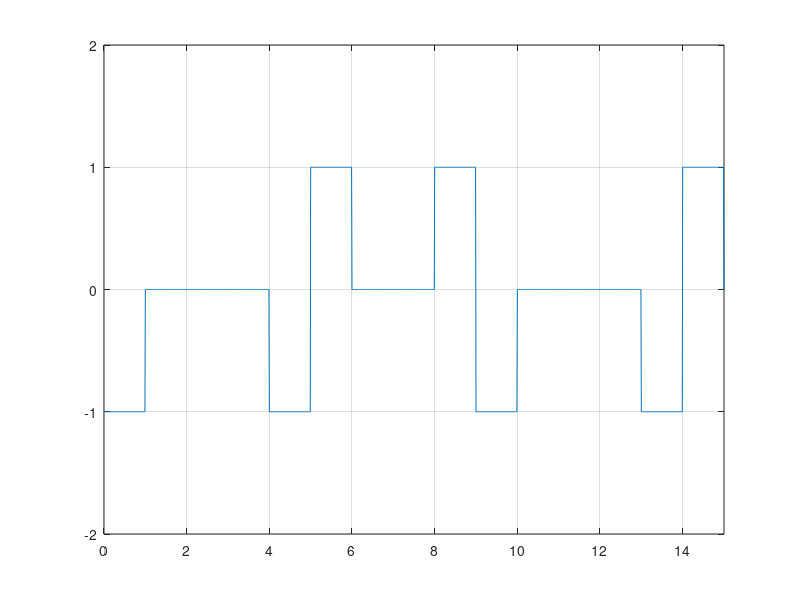

The MATLAB script that drew this image:
clc;
clear all;

bits = [1 0 0 0 0 0 0 0 0 1 0 0 0 0 1];
bitrate = 1;
Fs = 100;
bit_dur = 1;
T = length(bits) * bit_dur;
t = 0:1/Fs:T;
x = zeros(1,length(t));
counter = 0;
last_bit = 1;
nonzero_bit = 0;
x = zeros(1,length(t));

for i = 1 : length(bits)
  if bits(i) == 0
    counter = counter + 1;
    if counter == 4
      if mod(nonzero_bit,2) ==  1
        x((i-1-3)*Fs*bit_dur+1:(i-3)*Fs*bit_dur) = 0;
        x((i-1-2)*Fs*bit_dur+1:(i-2)*Fs*bit_dur) = 0;
        x((i-1-1)*Fs*bit_dur+1:(i-1)*Fs*bit_dur) = 0;
        x((i-1)*Fs*bit_dur+1:(i)*Fs*bit_dur) = last_bit;
        nonzero_bit = nonzero_bit + 1;
        counter = 0;
      else
          x((i-1-3)*Fs*bit_dur+1:(i-3)*Fs*bit_dur) = -last_bit;
          last_bit = -last_bit;
          x((i-1-2)*Fs*bit_dur+1:(i-2)*Fs*bit_dur) = 0;
          x((i-1-1)*Fs*bit_dur+1:(i-1)*Fs*bit_dur) = 0;
          x((i-1)*Fs*bit_dur+1:(i)*Fs*bit_dur) = last_bit;
          nonzero_bit = nonzero_bit + 2;
          counter = 0;
      endif
        
    endif
  else
    x((i-1)*Fs*bit_dur+1:i*Fs*bit_dur) = -last_bit;
    last_bit = -last_bit;
    nonzero_bit = nonzero_bit + 1;
    counter = 0;
  endif
endfor

plot(t,x);
xlim([0 T]);
ylim([-2 2]);
grid on

last_bit = 1;
counter = 0;

for i = 1 : length(t)
  if t(i) > counter
    counter = counter + 1;
    if x(i) == last_bit
      result(counter-3:counter) = 0;
    else
      if x(i) == 0
        result(counter) = 0;
      else
        result(counter) = 1;
        last_bit = -last_bit;
      endif
    endif
  endif
endfor

disp("HDB3 Decoding")
disp(result);
  
  
  
  
  